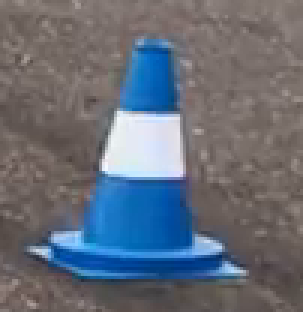
#> input picture src/perception/cone_images/blue_0.png, 101 x 104 px (shown 3 times larger); its folder holds only this picture in this run
$ python color_estimation.py
#> lines starting #> are read from the running program, lines starting #| are printed output that depends on the picture
from __future__ import print_function
from sklearn.cluster import KMeans
import matplotlib.pyplot as plt
import numpy as np
import cv2
from collections import Counter
from skimage.color import rgb2lab, deltaE_cie76
import os
import webcolors

show_chart = False


def closest_colour(requested_colour):
    min_colours = {}
    for key, name in webcolors.css3_hex_to_names.items():
        if name in ['blue','yellow','black']:
            r_c, g_c, b_c = webcolors.hex_to_rgb(key)
            rd = (r_c - requested_colour[2]) ** 2
            gd = (g_c - requested_colour[1]) ** 2
            bd = (b_c - requested_colour[0]) ** 2
            min_colours[(rd + gd + bd)] = name
    return min_colours[min(min_colours.keys())]

def get_colour_name(requested_colour):
    try:
        closest_name = actual_name = webcolors.rgb_to_name(requested_colour)
    except ValueError:
        closest_name = closest_colour(requested_colour)
        actual_name = None
    return closest_name


def masking(image):
    imageHSV = cv2.cvtColor(image,cv2.COLOR_RGB2HSV)
    #Masking for yellow and blue colors
    H = [0,179]
    S = [83,255]
    V = [0,255]
    lower_limit = np.array([H[0],S[0],V[0]])
    upper_limit = np.array([H[1],S[1],V[1]])
    mask = cv2.inRange(imageHSV, lower_limit, upper_limit)
    masked_image = cv2.bitwise_and(image,image,mask=mask)
    #cv2.imshow("masked",masked_image)
    #cv2.waitKey(0)
    return masked_image

def get_color(image,filename,number_of_colors):

    masked_image = masking(image)
    modified_image = cv2.resize(masked_image, (600, 400), interpolation = cv2.INTER_AREA)
    modified_image = modified_image.reshape(modified_image.shape[0]*modified_image.shape[1], 3)
    clf = KMeans(n_clusters = number_of_colors)
    labels = clf.fit_predict(modified_image)
    counts = Counter(labels)
    center_colors = clf.cluster_centers_
    # We get ordered colors by iterating through the keys
    ordered_colors = [center_colors[i] for i in counts.keys()]
    hex_colors = [RGB2HEX(ordered_colors[i]) for i in counts.keys()]
    rgb_colors = [ordered_colors[i] for i in counts.keys()]
    color_name = []
    for i in range (len(rgb_colors)):
        closest_name = get_colour_name(rgb_colors[i])
        color_name.append(closest_name)
        if(rgb_colors[i][0]>20 and rgb_colors[i][1]>20 and rgb_colors[i][2]>20):
            print (filename, " , closest cone colour is:", closest_name,sep= ' ')


    if (show_chart):
        plt.figure(figsize = (8, 6))
        plt.pie(counts.values(), labels = color_name, colors = hex_colors)
        plt.show()
    return rgb_colors

def RGB2HEX(color):
    return "#{:02x}{:02x}{:02x}".format(int(color[2]), int(color[1]), int(color[0]))


def pull_images(IMAGE_DIRECTORY):
#> called with IMAGE_DIRECTORY = 'cone_images'
    images = []
    filename = []
    for file in os.listdir(IMAGE_DIRECTORY):
        if file.endswith('.png'):
            image = cv2.imread(os.path.join(IMAGE_DIRECTORY, file))
#> image is the input picture: shape (104, 101, 3); mean B, G, R 120, 108.8, 102.3
            #image = cv2.cvtColor(image, cv2.COLOR_BGR2RGB)
            #cv2.imshow("image",image)
            #cv2.waitKey(0)
            images.append(image)
            filename.append(file)
    return images,filename

images = []
number_of_colors=2
images,filenames= pull_images('cone_images')
#> images = 1 item; filenames = ['blue_0.png']
for i in range (len(images)):
#> (the run stopped early here; a loop or call above may not have finished)

$ run again, on src/perception/cone_images/blue_12.png
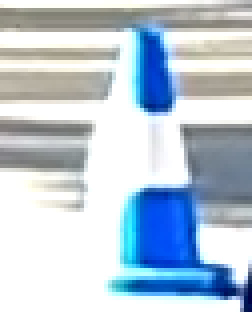
#> input picture src/perception/cone_images/blue_12.png, 63 x 78 px (shown 4 times larger)
#> in pull_images, image is the input picture: shape (78, 63, 3); mean B, G, R 214.3, 199.9, 184.1
#> images = 1 item; filenames = ['blue_12.png']

$ run again, on src/perception/cone_images/blue_13.png
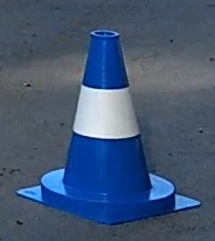
#> input picture src/perception/cone_images/blue_13.png, 215 x 241 px
#> in pull_images, image is the input picture: shape (241, 215, 3); mean B, G, R 114.6, 87.1, 67.3
#> images = 1 item; filenames = ['blue_13.png']

$ run again, on src/perception/cone_images/blue_14.png
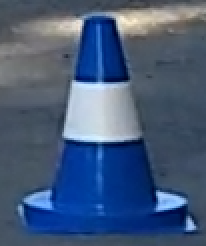
#> input picture src/perception/cone_images/blue_14.png, 103 x 123 px (shown 2 times larger)
#> in pull_images, image is the input picture: shape (123, 103, 3); mean B, G, R 121.5, 90.1, 69.3
#> images = 1 item; filenames = ['blue_14.png']

$ run again, on src/perception/cone_images/blue_1.png
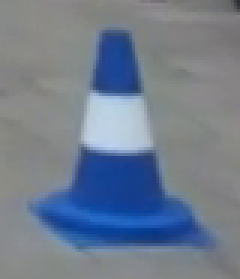
#> input picture src/perception/cone_images/blue_1.png, 80 x 93 px (shown 3 times larger)
#> in pull_images, image is the input picture: shape (93, 80, 3); mean B, G, R 142.6, 125.2, 113.1
#> images = 1 item; filenames = ['blue_1.png']
